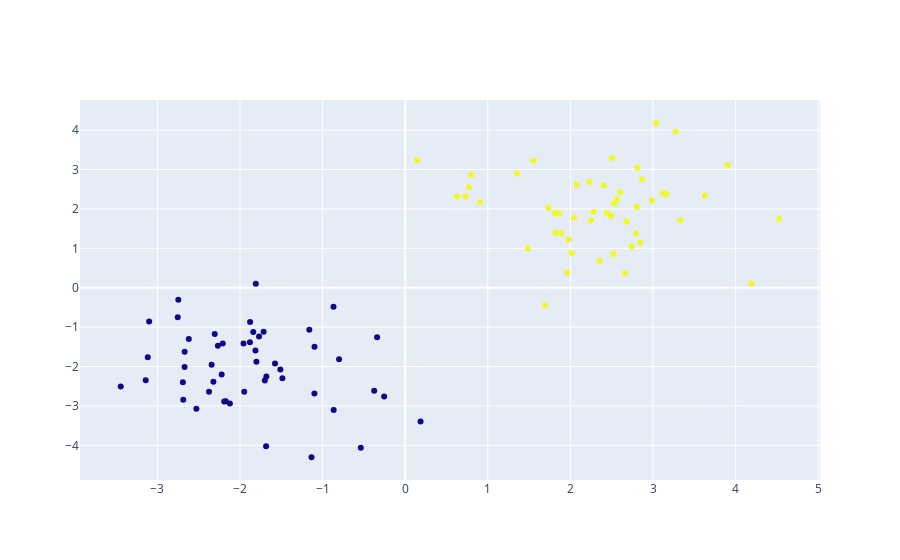

Source (notebook cell):
### Code cell
fig = go.Figure()
fig.add_trace(go.Scatter(x= X.iloc[:,[1]].values.reshape(-1)
                         ,y=X.iloc[:,[2]].values.reshape(-1),mode ='markers',
                         marker=dict(color=y_true)))
fig.show()
